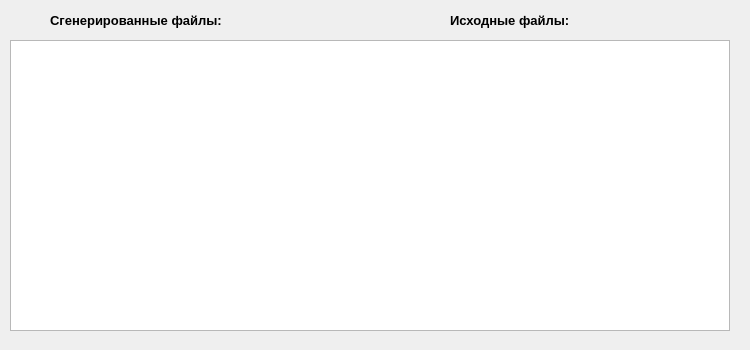
<?xml version="1.0" encoding="UTF-8"?>
<ui version="4.0">
 <class>ReportAepWidget</class>
 <widget class="QWidget" name="ReportAepWidget">
  <property name="geometry">
   <rect>
    <x>0</x>
    <y>0</y>
    <width>750</width>
    <height>350</height>
   </rect>
  </property>
  <property name="minimumSize">
   <size>
    <width>750</width>
    <height>350</height>
   </size>
  </property>
  <property name="maximumSize">
   <size>
    <width>750</width>
    <height>350</height>
   </size>
  </property>
  <property name="windowTitle">
   <string>Отчёт</string>
  </property>
  <widget class="QTextEdit" name="m_outTextInfo_te">
   <property name="geometry">
    <rect>
     <x>10</x>
     <y>40</y>
     <width>720</width>
     <height>291</height>
    </rect>
   </property>
   <property name="font">
    <font>
     <pointsize>8</pointsize>
     <weight>75</weight>
     <bold>true</bold>
    </font>
   </property>
  </widget>
  <widget class="QLabel" name="label">
   <property name="geometry">
    <rect>
     <x>450</x>
     <y>10</y>
     <width>181</width>
     <height>20</height>
    </rect>
   </property>
   <property name="font">
    <font>
     <pointsize>10</pointsize>
     <weight>75</weight>
     <bold>true</bold>
    </font>
   </property>
   <property name="text">
    <string>Исходные файлы:</string>
   </property>
  </widget>
  <widget class="QLabel" name="label_2">
   <property name="geometry">
    <rect>
     <x>50</x>
     <y>10</y>
     <width>241</width>
     <height>20</height>
    </rect>
   </property>
   <property name="font">
    <font>
     <pointsize>10</pointsize>
     <weight>75</weight>
     <bold>true</bold>
    </font>
   </property>
   <property name="text">
    <string>Сгенерированные файлы:</string>
   </property>
  </widget>
 </widget>
 <resources/>
 <connections/>
</ui>
